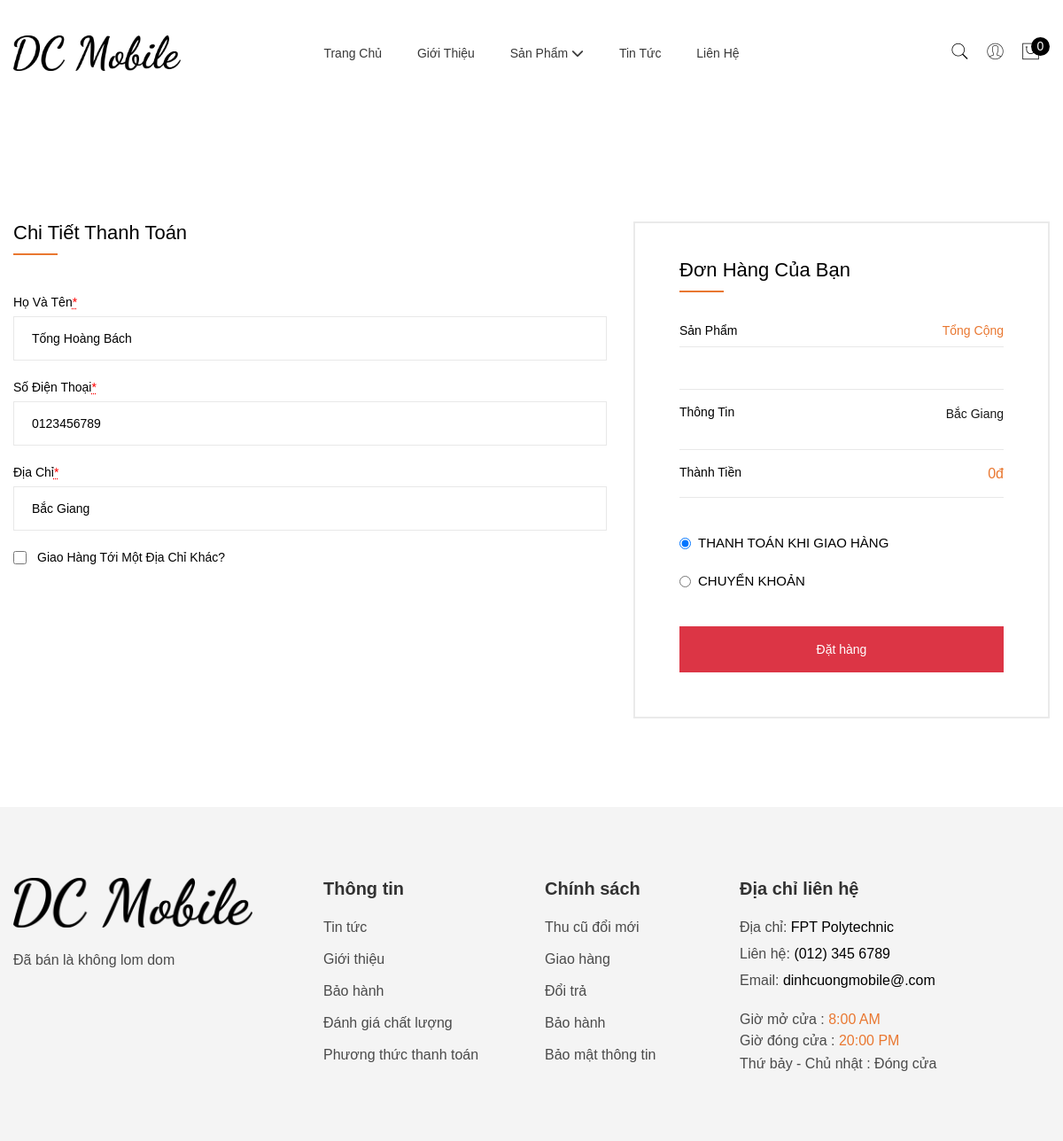
Page /controller/index.php?act=tieptucdathang (signed in) on the earlier database version.
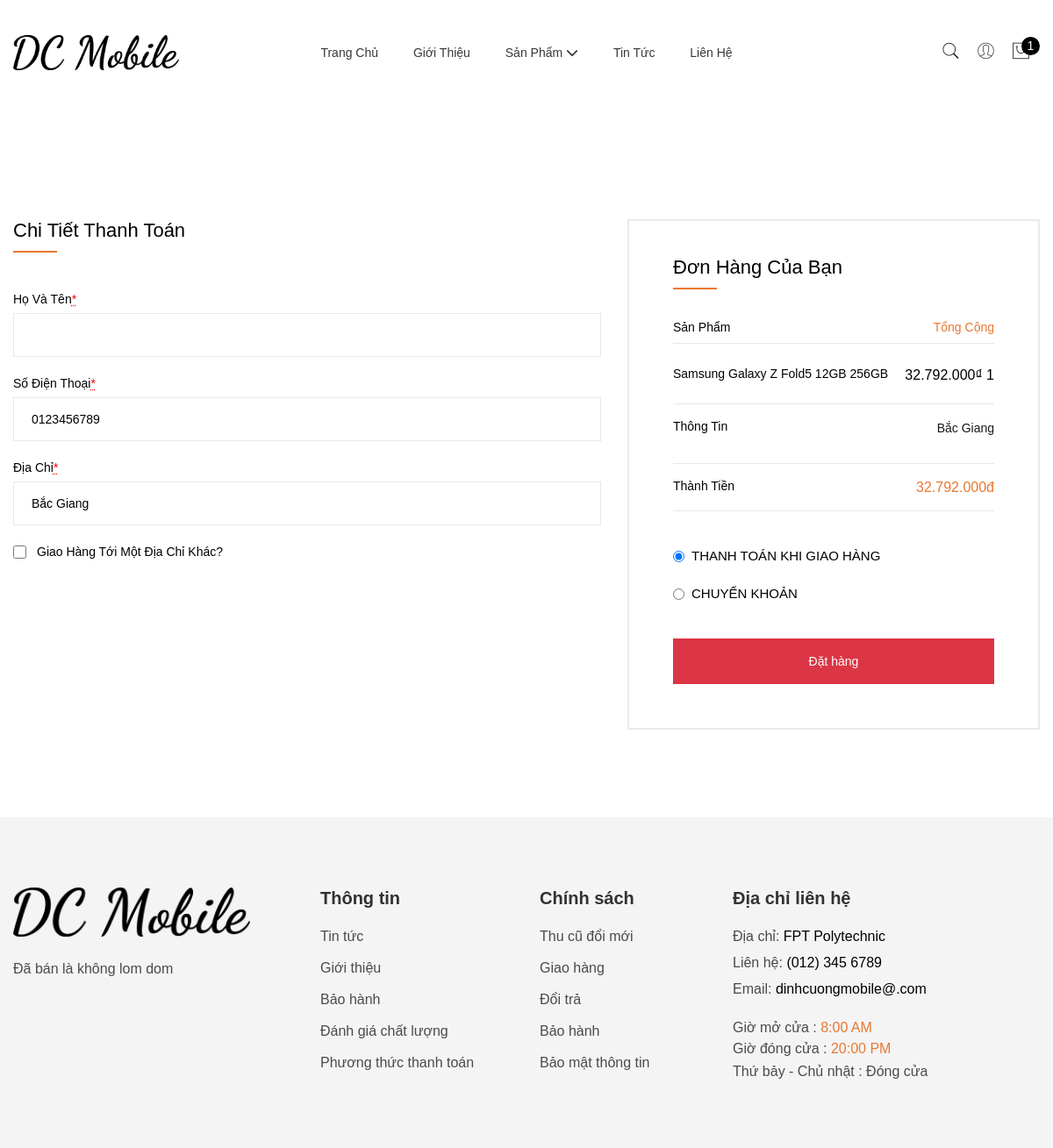
Same page on the later database version.
### tables this page shows
CREATE TABLE `giohang` (
  `id` int(5) NOT NULL,
  `idtaikhoan` int(5) NOT NULL,
  `idsanpham` int(5) NOT NULL,
  `soluong` int(5) NOT NULL,
  `thanhtien` int(20) NOT NULL
);

CREATE TABLE `sanpham` (
  `id` int(5) NOT NULL,
  `iddm` int(5) NOT NULL,
  `tensp` varchar(255) NOT NULL,
  `giasp` int(20) NOT NULL DEFAULT 0,
  `giakm` int(20) NOT NULL,
  `image` varchar(255) DEFAULT NULL,
  `soluong` int(5) NOT NULL DEFAULT 0,
  `trangthai` tinyint(1) NOT NULL DEFAULT 0 COMMENT '0. còn hàng 1. hết hàng',
  `khuyenmai` int(10) NOT NULL DEFAULT 0,
  `mota` text DEFAULT NULL,
  `luotxem` int(20) NOT NULL DEFAULT 0
);

### model/pdo.php (called while the page is built, shortened)
<?php
function pdo_get_connection(){
    $servername = "localhost";
    $username = "root";
    $password = "";
    try {
        $conn = new PDO("mysql:host=$servername;dbname=du_an_1", $username, $password);
        $conn->setAttribute(PDO::ATTR_ERRMODE, PDO::ERRMODE_EXCEPTION);
        return $conn;
    } catch(PDOException $e) {
        echo "Connection failed: " . $e->getMessage();
    }
}
function pdo_query($sql){
    $sql_args=array_slice(func_get_args(),1);
    try{
        $conn=pdo_get_connection();
        $stmt=$conn->prepare($sql);
        $stmt->execute($sql_args);
        $rows=$stmt->fetchAll();
        return $rows;
    }
    catch(PDOException $e){
        throw $e;
    }
    finally{
        unset($conn);
    }
}
function pdo_query_one($sql){
    $sql_args=array_slice(func_get_args(),1);
    try{
        $conn=pdo_get_connection();
        $stmt=$conn->prepare($sql);
        $stmt->execute($sql_args);
        $row=$stmt->fetch(PDO::FETCH_ASSOC);
        return $row;
    }
    catch(PDOException $e){
        throw $e;
    }
    finally{
        unset($conn);
    }
}
?>

### model/donhang.php (called while the page is built, shortened)
<?php
    function load_all_giohang($idtaikhoan){
        $query="SELECT giohang.id, giohang.idtaikhoan, giohang.idsanpham, giohang.soluong, giohang.thanhtien,
        sanpham.id as idsp, sanpham.iddm, sanpham.tensp, sanpham.giasp, sanpham.giakm, sanpham.image, sanpham.soluong as soluongsp, sanpham.trangthai, sanpham.khuyenmai FROM giohang
        INNER JOIN sanpham ON giohang.idsanpham=sanpham.id WHERE idtaikhoan=".$idtaikhoan;
        return pdo_query($query);
    }
    function count_giohang($idtaikhoan){
        $query="SELECT COUNT(*) FROM giohang WHERE idtaikhoan=".$idtaikhoan;
        return pdo_query_one($query);
    }
?>

### view/cart/dongydathang.php (the view, shortened to what the changed rows need)
<div class="checkout-main-area pb-100 pt-100">
    <div class="container">
        <div class="checkout-wrap pt-30">
            <form action="?act=tieptucdathang" method="post">
                <div class="row">
                    <div class="col-lg-7">
                        <div class="billing-info-wrap">
                            <h3>Chi tiết thanh toán</h3>
                            <div class="row">
                                <div class="col-lg-12">
                                    <div class="billing-info mb-20">
                                        <label>Họ và Tên<abbr class="required" title="required">*</abbr></label>
                                        <input type="text" value="<?=$_SESSION['user']['hovaten']?>">
                                    </div>
                                </div>
                                <div class="col-lg-12">
                                    <div class="billing-info mb-20">
                                        <label>Số điện thoại<abbr class="required" title="required">*</abbr></label>
                                        <input type="text" value="<?=$_SESSION['user']['sodienthoai']?>">
                                    </div>
                                </div>
                                <div class="col-lg-12">
                                    <div class="billing-info mb-20">
                                        <label>Địa chỉ<abbr class="required" title="required">*</abbr></label>
                                        <input type="text" value="<?=$_SESSION['user']['diachi']?>">
                                    </div>
                                </div>
                                <div class="checkout-account mt-25">
                                    <input class="checkout-toggle" type="checkbox" name="diachikhac" value="diachimoi">
                                    <span>Giao hàng tới một địa chỉ khác?</span>
                                </div>
                            </div>
                        </div>
                    </div>
                    <div class="col-lg-5">
                        <div class="your-order-area">
                            <h3>Đơn hàng của bạn</h3>
                            <div class="your-order-wrap gray-bg-4">
                                <div class="your-order-info-wrap">
                                    <div class="your-order-info">
                                        <ul>
                                            <li>Sản phẩm <span>Tổng cộng</span></li>
                                        </ul>
                                    </div>
                                    <div class="your-order-middle">
                                        <ul>
                                            <?php
                                            $tongthanhtoan=0;
                                            foreach ($listgh as $giohang) {
                                                extract($giohang);
                                                echo ' <li>'.$tensp.'<span>'.number_format($thanhtien, 0, ',', '.').'₫ '.$soluong.'</span></li>';
                                                $tongthanhtoan+=$thanhtien;
                                            }
                                            ?>
                                        </ul>
                                    </div>
                                    <div class="your-order-info order-shipping">
                                        <ul>
                                            <li>Thông tin <p><?=$_SESSION['user']['diachi']?></p>
                                            </li>
                                        </ul>
                                    </div>
                                    <div class="your-order-info order-total">
                                        <ul>
                                            <li>Thành tiền <span id="vnp_thanhcong"><?=number_format($tongthanhtoan, 0, ',', '.')?>đ</span></li>
                                        </ul>
                                    </div>
                                </div>
                                <div class="payment-method">
                                    <div class="pay-top sin-payment">
                                        <input id="payment-method-3" class="input-radio" type="radio" value="0" name="phuongthuctt" checked>
                                        <label for="payment-method-3">THANH TOÁN KHI GIAO HÀNG</label>
                                    </div>
                                    <div class="pay-top sin-payment">
                                        <input id="payment_method_1" class="input-radio" type="radio" value="1" name="phuongthuctt">
                                        <label for="payment_method_1">CHUYỂN KHOẢN</label>
                                    </div>
                                </div>
                            </div>
                            <div class="Place-order btn-hover">
                                <button type="submit" name="dathang" class="btn btn-danger" style="width:100%;">Đặt hàng</button>
                            </div>
                        </div>
                    </div>
                </div>
            </form>
        </div>
    </div>
</div>

### view/header.php (shortened to what the changed rows need)
<!DOCTYPE html>
<html lang="zxx">
<head>
    <link rel="stylesheet" href="../assets/giao_dien_home/assets/css/vendor/bootstrap.min.css" />
    <link rel="stylesheet" href="../assets/giao_dien_home/assets/css/vendor/pe-icon-7-stroke.css" />
    <link rel="stylesheet" href="../assets/giao_dien_home/assets/css/vendor/themify-icons.css" />
    <link rel="stylesheet" href="../assets/giao_dien_home/assets/css/vendor/font-awesome.min.css" />
    <link rel="stylesheet" href="../assets/giao_dien_home/assets/css/plugins/animate.css" />
    <link rel="stylesheet" href="../assets/giao_dien_home/assets/css/plugins/aos.css" />
    <link rel="stylesheet" href="../assets/giao_dien_home/assets/css/plugins/magnific-popup.css" />
    <link rel="stylesheet" href="../assets/giao_dien_home/assets/css/plugins/swiper.min.css" />
    <link rel="stylesheet" href="../assets/giao_dien_home/assets/css/plugins/jquery-ui.css" />
    <link rel="stylesheet" href="../assets/giao_dien_home/assets/css/plugins/nice-select.css" />
    <link rel="stylesheet" href="../assets/giao_dien_home/assets/css/plugins/select2.min.css" />
    <link rel="stylesheet" href="../assets/giao_dien_home/assets/css/plugins/easyzoom.css" />
    <link rel="stylesheet" href="../assets/giao_dien_home/assets/css/plugins/slinky.css" />
    <link rel="stylesheet" href="../assets/giao_dien_home/assets/css/style.css" />
    <link rel="stylesheet"
		href="https://cdnjs.cloudflare.com/ajax/libs/font-awesome/6.2.0/css/all.min.css">
</head>
<body>
    <div class="main-wrapper main-wrapper-2">
        <header class="header-area header-responsive-padding">
            <div class="header-bottom sticky-bar">
                <div class="container">
                    <div class="row align-items-center">
                        <div class="col-lg-3 col-md-6 col-6">
                            <div class="header-action-wrap">
                                <div class="header-action-style header-action-cart">
                                    <a class="cart-active" href="#"><i class="pe-7s-shopbag"></i>
                                        <?php
                                            if(isset($countgh)){
                                                echo '<span id="countgh" class="product-count bg-black">'.$countgh['COUNT(*)'].'</span>';
                                            }
                                        ?>
                                    </a>
                                </div>
                            </div>
                        </div>
                    </div>
                </div>
            </div>
        </header>

Differences in the rows shown:
added giohang: idsanpham.tensp "Samsung Galaxy Z Fold5 12GB 256GB", thanhtien "32.792.000", soluong "1"
Other differences:
$countgh['COUNT(*)']: "0" → "1"
form field value: "Tống Hoàng Bách" → (not shown)
$tongthanhtoan: "0" → "32.792.000"
